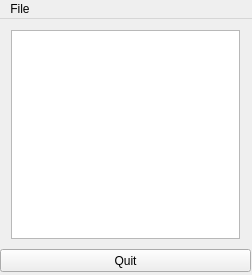
<?xml version="1.0" encoding="UTF-8"?>
<ui version="4.0">
 <class>Notepad</class>
 <widget class="QMainWindow" name="Notepad">
  <property name="geometry">
   <rect>
    <x>0</x>
    <y>0</y>
    <width>252</width>
    <height>275</height>
   </rect>
  </property>
  <property name="maximumSize">
   <size>
    <width>500</width>
    <height>500</height>
   </size>
  </property>
  <property name="windowTitle">
   <string>Notepad</string>
  </property>
  <widget class="QWidget" name="centralWidget">
   <widget class="QPushButton" name="quitButton">
    <property name="geometry">
     <rect>
      <x>0</x>
      <y>230</y>
      <width>251</width>
      <height>23</height>
     </rect>
    </property>
    <property name="text">
     <string>Quit</string>
    </property>
   </widget>
   <widget class="QWidget" name="">
    <property name="geometry">
     <rect>
      <x>0</x>
      <y>0</y>
      <width>251</width>
      <height>231</height>
     </rect>
    </property>
    <layout class="QVBoxLayout" name="verticalLayout">
     <item>
      <widget class="QTextEdit" name="textEdit"/>
     </item>
    </layout>
   </widget>
  </widget>
  <widget class="QMenuBar" name="menuBar">
   <property name="geometry">
    <rect>
     <x>0</x>
     <y>0</y>
     <width>252</width>
     <height>21</height>
    </rect>
   </property>
   <widget class="QMenu" name="menuFile">
    <property name="title">
     <string>File</string>
    </property>
    <addaction name="actionOpen"/>
    <addaction name="actionSave"/>
   </widget>
   <addaction name="menuFile"/>
  </widget>
  <action name="actionOpen">
   <property name="text">
    <string>Open</string>
   </property>
  </action>
  <action name="actionSave">
   <property name="text">
    <string>Save</string>
   </property>
  </action>
 </widget>
 <layoutdefault spacing="6" margin="11"/>
 <resources/>
 <connections/>
</ui>
